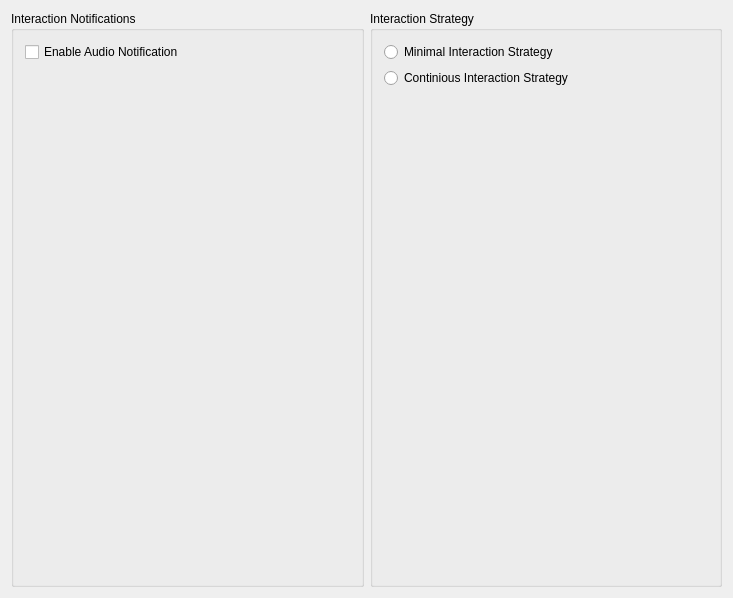
<ui version="4.0" >
 <class>HriTab</class>
 <widget class="QWidget" name="HriTab" >
  <property name="geometry" >
   <rect>
    <x>0</x>
    <y>0</y>
    <width>733</width>
    <height>598</height>
   </rect>
  </property>
  <property name="sizePolicy" >
   <sizepolicy vsizetype="Maximum" hsizetype="Maximum" >
    <horstretch>0</horstretch>
    <verstretch>0</verstretch>
   </sizepolicy>
  </property>
  <property name="windowTitle" >
   <string>HriTab</string>
  </property>
  <layout class="QVBoxLayout" >
   <item>
    <layout class="QHBoxLayout" >
     <property name="spacing" >
      <number>-1</number>
     </property>
     <property name="leftMargin" >
      <number>0</number>
     </property>
     <property name="topMargin" >
      <number>0</number>
     </property>
     <item>
      <widget class="QGroupBox" name="notificationGrpBx" >
       <property name="title" >
        <string>Interaction Notifications</string>
       </property>
       <layout class="QVBoxLayout" >
        <item>
         <layout class="QVBoxLayout" >
          <item>
           <widget class="QCheckBox" name="toggleSpeech" >
            <property name="sizePolicy" >
             <sizepolicy vsizetype="Preferred" hsizetype="Preferred" >
              <horstretch>0</horstretch>
              <verstretch>0</verstretch>
             </sizepolicy>
            </property>
            <property name="text" >
             <string>Enable Audio Notification</string>
            </property>
           </widget>
          </item>
          <item>
           <spacer>
            <property name="orientation" >
             <enum>Qt::Vertical</enum>
            </property>
            <property name="sizeHint" >
             <size>
              <width>20</width>
              <height>40</height>
             </size>
            </property>
           </spacer>
          </item>
         </layout>
        </item>
       </layout>
      </widget>
     </item>
     <item>
      <widget class="QGroupBox" name="strategyGrpBx" >
       <property name="sizePolicy" >
        <sizepolicy vsizetype="Preferred" hsizetype="Preferred" >
         <horstretch>0</horstretch>
         <verstretch>0</verstretch>
        </sizepolicy>
       </property>
       <property name="title" >
        <string>Interaction Strategy</string>
       </property>
       <layout class="QVBoxLayout" >
        <item>
         <layout class="QVBoxLayout" >
          <item>
           <widget class="QRadioButton" name="MinimalStrategy" >
            <property name="sizePolicy" >
             <sizepolicy vsizetype="Minimum" hsizetype="Minimum" >
              <horstretch>0</horstretch>
              <verstretch>0</verstretch>
             </sizepolicy>
            </property>
            <property name="text" >
             <string>Minimal Interaction Strategy</string>
            </property>
           </widget>
          </item>
          <item>
           <widget class="QRadioButton" name="continiousStrategy" >
            <property name="sizePolicy" >
             <sizepolicy vsizetype="Minimum" hsizetype="Minimum" >
              <horstretch>0</horstretch>
              <verstretch>0</verstretch>
             </sizepolicy>
            </property>
            <property name="text" >
             <string>Continious Interaction Strategy</string>
            </property>
           </widget>
          </item>
          <item>
           <spacer>
            <property name="orientation" >
             <enum>Qt::Vertical</enum>
            </property>
            <property name="sizeType" >
             <enum>QSizePolicy::Expanding</enum>
            </property>
            <property name="sizeHint" >
             <size>
              <width>20</width>
              <height>40</height>
             </size>
            </property>
           </spacer>
          </item>
         </layout>
        </item>
       </layout>
      </widget>
     </item>
    </layout>
   </item>
   <item>
    <layout class="QVBoxLayout" />
   </item>
  </layout>
 </widget>
 <layoutdefault spacing="6" margin="11" />
 <resources/>
 <connections/>
</ui>
